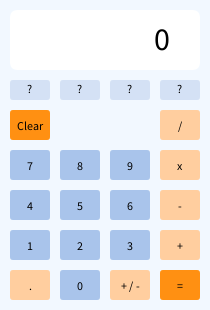
Frame 1 (no input)
Frame 60 (the mouse pressed at the canvas centre just before this capture): identical to frame 1, image omitted
Frame 120 (the mouse held since frame 60 and released just before this capture): identical to frame 1, image omitted

The Processing sketch that drew this single still picture (run headless with seeded random() and noise(); from frame 60 on, the mouse is pressed at the canvas centre):

// Processing sketch: Calculator
// ── Calculator.pde
Button[] numButtons = new Button[10];
Button[] opButtons = new Button[12];
String dVal;
String op;
boolean left;
float l;
float r;
float result;

void setup() {
  size(210, 310);
  dVal = "0";
  op = "";
  left = true;
  r = 0.0;
  l = 0.0;
  result = 0.0;
  opButtons[0] = new Button(10, 80, 40, 20, "?", false, #D4E1F5, #A9C4EB); 
  opButtons[1] = new Button(60, 80, 40, 20, "?", false, #D4E1F5, #A9C4EB); 
  opButtons[2] = new Button(110, 80, 40, 20, "?", false, #D4E1F5, #A9C4EB); 
  opButtons[3] = new Button(160, 80, 40, 20, "?", false, #D4E1F5, #A9C4EB); 
  opButtons[4] = new Button(10, 110, 40, 30, "Clear", false, #FF9012, #EB6D00);
  opButtons[5] = new Button(160, 110, 40, 30, "/", false, #FFCE9F, #FF9012);
  opButtons[6] = new Button(160, 150, 40, 30, "x", false, #FFCE9F, #FF9012);
  opButtons[7] = new Button(160, 190, 40, 30, "-", false, #FFCE9F, #FF9012); 
  opButtons[8] = new Button(160, 230, 40, 30, "+", false, #FFCE9F, #FF9012); 
  opButtons[9] = new Button(10, 270, 40, 30, ".", false, #FFCE9F, #FF9012); 
  opButtons[10] = new Button(110, 270, 40, 30, "+ / -", false, #FFCE9F, #FF9012); 
  opButtons[11] = new Button(160, 270, 40, 30, "=", false, #FF9012, #EB6D00); 
  numButtons[0] = new Button(10, 150, 40, 30, "7", true, #A9C4EB, #407CF5); 
  numButtons[1] = new Button(60, 150, 40, 30, "8", true, #A9C4EB, #407CF5); 
  numButtons[2] = new Button(110, 150, 40, 30, "9", true, #A9C4EB, #407CF5); 
  numButtons[3] = new Button(10, 190, 40, 30, "4", true, #A9C4EB, #407CF5); 
  numButtons[4] = new Button(60, 190, 40, 30, "5", true, #A9C4EB, #407CF5); 
  numButtons[5] = new Button(110, 190, 40, 30, "6", true, #A9C4EB, #407CF5); 
  numButtons[6] = new Button(10, 230, 40, 30, "1", true, #A9C4EB, #407CF5); 
  numButtons[7] = new Button(60, 230, 40, 30, "2", true, #A9C4EB, #407CF5); 
  numButtons[8] = new Button(110, 230, 40, 30, "3", true, #A9C4EB, #407CF5); 
  numButtons[9] = new Button(60, 270, 40, 30, "0", true, #A9C4EB, #407CF5);
}

void draw() {
  background(242, 248, 255);
  for (int i=0; i<numButtons.length; i++) {
    numButtons[i].display();
    numButtons[i].hover();
  }
  for (int i=0; i<opButtons.length; i++) {
    opButtons[i].display();
    opButtons[i].hover();
  }
  updateDisplay();
}

void updateDisplay() {
  rectMode(CORNER);
  fill(255);
  rect(10, 10, 190, 60, 8);

  fill(0);
  textAlign(RIGHT);
  // render scaling text
  if (dVal.length()<13) {
    textSize(32);
  } else if (dVal.length()<14) {
    textSize(28);
  } else if (dVal.length()<15) {
    textSize(26);
  } else if (dVal.length()<17) {
    textSize(24);
  } else if (dVal.length()<19) {
    textSize(22);
  } else if (dVal.length()<21) {
    textSize(20);
  } else if (dVal.length()<23) {
    textSize(18);
  } else if (dVal.length()<25) {
    textSize(16);
  } else {
    textSize(14);
  }
  text(dVal, width-40, 50);
}

//// calc reference
//fill(255);
//rectMode(CORNER);
//rect(10, 10, 190, 60, 8);

//textSize(12);
//textAlign(LEFT);
//fill(0);
//text(l + r + result, 15, 40);
//}

void mousePressed() {
  println("L:" + l + " R:" + r + " Op:" + op);
  println("Result:" + result + " Left:" + left);

  for (int i=0; i<numButtons.length; i++) {
    if (numButtons[i].hover && dVal.length()<20) {
      if (left) {
        if (dVal.equals("0")) {
          dVal = (numButtons[i].val);
          l = float(dVal);
        } else {
          dVal += (numButtons[i].val);
          l = float(dVal);
        }
      } else {
        if (dVal.equals("+") || dVal.equals("-") || dVal.equals("x") || dVal.equals("/")) {
          dVal = (numButtons[i].val);
          r = float(dVal);
        } else {
          dVal += (numButtons[i].val);
          r = float(dVal);
        }
      }
    }
  }

  // interaction with operators
  for (int i=0; i<opButtons.length; i++) {
    if (opButtons[i].hover && opButtons[i].val.equals("Clear")) {
      // clear variables
      dVal = "0";
      result = 0.0;
      left =true;
      r = 0.0;
      l = 0.0;
      op = "";
    } else if (opButtons[i].hover && opButtons[i].val.equals("+")) {
      if (!left) {
        performCalc();
      } else {
        op = "+";
        left = false;
        dVal = "+";
      }
    } else if (opButtons[i].hover && opButtons[i].val.equals("-")) {
      if (!left) {
        performCalc();
      } else {
        op = "-";
        left = false;
        dVal = "-";
      }
    } else if (opButtons[i].hover && opButtons[i].val.equals("x")) {
      if (!left) {
        performCalc();
      } else {
        op = "x";
        left = false;
        dVal = "x";
      }
    } else if (opButtons[i].hover && opButtons[i].val.equals("/")) {
      if (!left) {
        performCalc();
      } else {
        op = "/";
        left = false;
        dVal = "/";
      }
    } else if (opButtons[i].hover && opButtons[i].val.equals("=")) {
      performCalc();
    }
  }
}

void performCalc() {
  if (op.equals("+")) {
    result = l + r;
  } else if (op.equals("-")) {
    result = l - r;
  } else if (op.equals("x")) {
    result = l * r;
  } else if (op.equals("/")) {
    result = l / r;
  } 
  l = result;
  dVal = str(result);
  left = true;
}

// ── Button.pde
class Button {
  // Menber Variable
  int x, y, h, w;
  String val;
  color c1, c2;
  boolean hover, isNumber;

  // Constructor
  Button(int tempX, int tempY, int tempW, int tempH, String tempVal, boolean isNumber, color tempC1, color tempC2) { // color tempC1, color tempC2,
    x = tempX;
    y = tempY;
    w = tempW;
    h = tempH;
    val = tempVal;
    c1 = tempC1;
    c2 = tempC2;
    hover = false;
    this.isNumber = isNumber;
  }

  // Method for Display
  void display() {
    if (isNumber == true) {
      if (hover) {
        fill(c2);
      } else {
        fill(c1);
      }
      noStroke();
      rect(x, y, w, h, 3);
      fill(0);
      textAlign(CENTER);
      textSize(12);
      text(val, x+w/2, y+h/1.5);
    } else {
      if (hover) {
        fill(c2);
      } else {
        fill(c1);
      }
      noStroke();
      rect(x, y, w, h, 3);
      fill(0);
      textAlign(CENTER);
      text(val, x+w/2, y+h/1.5);
    }
  }

  // Method for mouse interaction
  void hover() {
    hover = mouseX > x && mouseX < x+w && mouseY > y && mouseY < y+h;
  }
}
